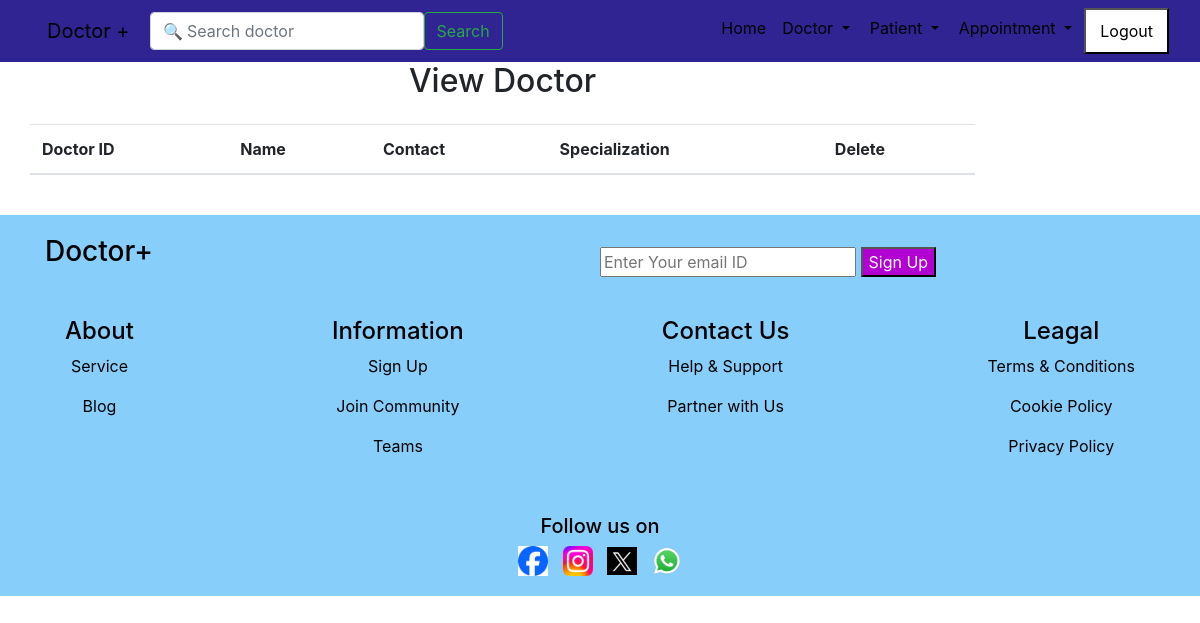
The app's page /view_doctor/ (signed in), older data.
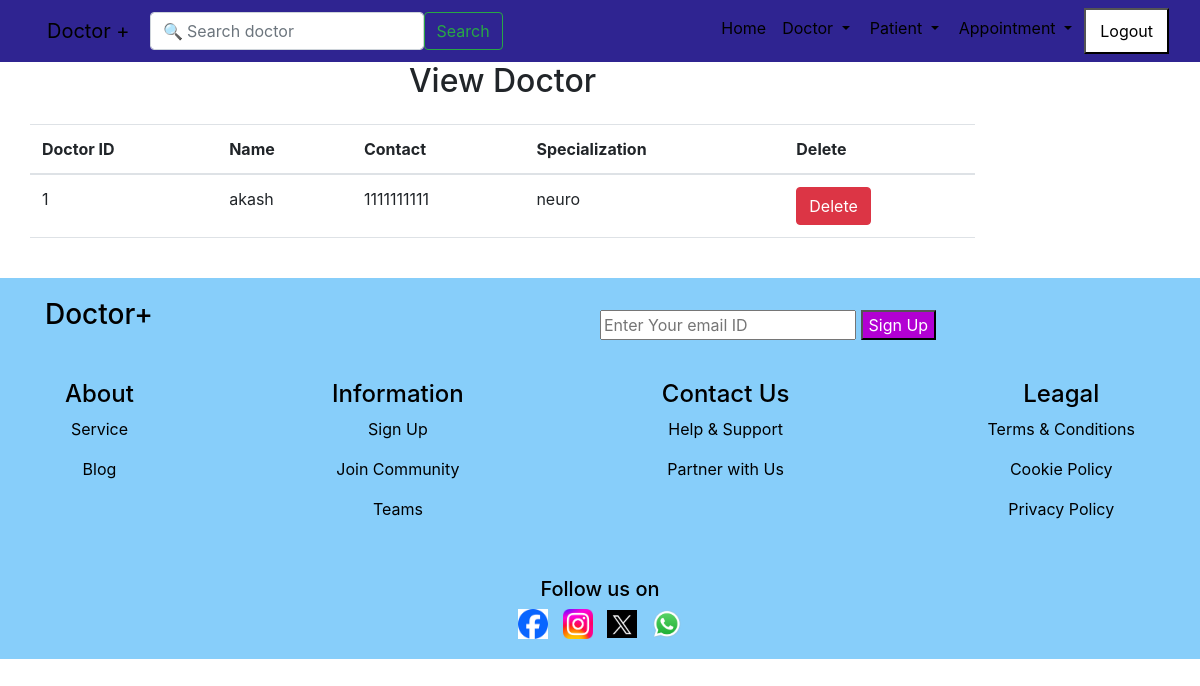
The same page, newer data.
### management/models.py (models this page shows, shortened)
class Doctor(models.Model):
    name = models.CharField(max_length=50)
    mobile = models.IntegerField()
    special = models.CharField(max_length=50)

### management/views.py (the view)
# urls.py: path('view_doctor/', View_Doctor, name='view_doctor'),
def View_Doctor(request):
    if not request.user.is_staff:
        return redirect('login')
    doc = Doctor.objects.all()
    d = {'doc': doc}
    return render(request,'view_doctor.html', d)

### management/templates/view_doctor.html (shortened to what this page needs)
{% extends 'homebase.html' %}
{% load static %}
{% block body %}
<div class="container-fluid center-content">
  <div class="col-md-10">
    <h2 class="text-center mb-4">View Doctor</h2>
    <table class="table table-hover" id="example" style="width: 100%;">
      <thead>
        <tr>
          <th>Doctor ID</th>
          <th>Name</th>
          <th>Contact</th>
          <th>Specialization</th>
          <th>Delete</th>
        </tr>
      </thead>
      <tbody>
        {% for i in doc %}
        <tr>
          <td>{{i.id}}</td>
          <td>{{i.name}}</td>
          <td>{{i.mobile}}</td>
          <td>{{i.special}}</td>
          <td><a href="{% url 'delete_doctor' i.id %}" onclick="return confirm('Are you sure you want to delete?')" class="btn btn-danger">Delete</a></td>
        </tr>
        {% endfor %}
      </tbody>
    </table>
  </div>
</div>
{% endblock %}

### management/templates/homebase.html (shortened to what this page needs)
<!doctype html>
<html lang="en">
  <head>
  </head>
  <body>
    {% include "navbar.html" %}
     {% block body %}
     {% endblock %}   <br>
    {% include "footer.html" %}
  </body>
</html>

### management/templates/navbar.html (shortened to what this page needs)
<!DOCTYPE html>
<html lang="ar">
  <head>
    {% load static %}
    <link rel="stylesheet" href="https://cdn.jsdelivr.net/npm/bootstrap@5.3.0/dist/css/bootstrap.rtl.min.css">
    <link rel="stylesheet" type="text/css" href="{% static 'management/css/mystyle.css' %}">
     <link rel="stylesheet" href="https://cdn.datatables.net/2.0.2/css/dataTables.dataTables.css">
     <link rel="stylesheet" href="https://cdn.datatables.net/buttons/3.0.1/css/buttons.dataTables.css">
  </head>
  <body>
    <nav class="navbar navbar-expand-lg sticky-top navbar-light bg-purple">
      <div class="container-fluid">
        <a class="navbar-brand" href="#">Doctor +</a>
        <form method="get" action="/search" class="d-flex" role="search">
          <input
            class="form-control me-2 ml-1"
            type="search"
            placeholder="&#128269; Search doctor"
            aria-label="Search"
            name="search"
            id="search"
          />
          <button class="btn btn-outline-success" type="submit">Search</button>
        </form>
        <div class="collapse navbar-collapse" id="navbarSupportedContent">
          <ul class="navbar-nav me-auto mb-2 mb-lg-0">
          {% if request.user.is_staff %}
            <li class="nav-item active">
                    <a class="nav-link" href="{% url 'home' %}">  Home <span class="sr-only">(current)</span></a>
            </li>
            <li class="nav-item dropdown">
              <a class="nav-link dropdown-toggle" data-bs-toggle="dropdown" href="#">Doctor </a>
            </li>
            <li class="nav-item dropdown">
                <a class="nav-link dropdown-toggle" data-toggle="dropdown" href="#"> Patient </a>
            </li>
            <li class="nav-item dropdown">
                <a class="nav-link dropdown-toggle" data-toggle="dropdown" href="#"> Appointment </a>
            </li>
            <button type="button"   style="background-color: white;">
                 <a class="nav-link" href="{% url 'logout' %}">Logout</a>
            </button>
          {% endif %}
        </div>
      </div>
    </nav>
  </body>
</html>

### management/templates/footer.html (shortened to what this page needs)
<!doctype html>
<html lang="en">
  <head>
    <link rel="stylesheet" href="https://cdn.jsdelivr.net/npm/bootstrap@4.6.2/dist/css/bootstrap.min.css">
    <link rel="stylesheet" href="https://cdnjs.cloudflare.com/ajax/libs/font-awesome/5.15.4/css/all.min.css">
  </head>
  <footer>
{% load static %}
 <div class="container">
    <div class="right-side">
          <h3>Doctor+</h3>
    </div>
    <div class="left-side">
      <input type="email" placeholder="Enter Your email ID">
      <button>Sign Up</button>
    </div>
      <div class="center">
        <div class="footer-links">
          <h4>About</h4>
          <p>Service</p>
          <p>Blog</p>
        </div>
        <div class="footer-links">
          <h4>Information</h4>
          <p>Sign Up</p>
          <p>Join Community</p>
          <p>Teams</p>
        </div>
        <div class="footer-links">
          <h4>Contact Us</h4>
          <p>Help & Support</p>
          <p>Partner with Us</p>
        </div>
        <div class="footer-links">
          <h4>Leagal</h4>
          <p>Terms & Conditions</p>
          <p>Cookie Policy</p>
          <p>Privacy Policy</p>
        </div>
      </div>
 </div>
 <div class="social-icons ">
          <h5> Follow us on </h5>
    <img src="{% static 'management/image/facebook.jpg' %}" alt="Facebook">
    <img src="{% static 'management/image/instagram.jpg' %}" alt="Instagram">
    <img src="{% static 'management/image/X.jpg' %}" alt="Twitter">
    <img src="{% static 'management/image/WhatsApp.jpg' %}" alt="WhatsApp">
 </div>
</footer>
</html>

### management/static/management/css/mystyle.css (style rules this page uses)
.nav-link { color: black !important; }
.navbar-brand { color: black !important; }
.navbar { background-color: rgb(47,36,145) !important; }

### management/templates/footer.html (style rules this page uses)
footer { background-color: LightSkyBlue; padding: 20px 0; }
.container { display: flex; flex-wrap: wrap; justify-content: space-between; align-items: flex-start; flex-direction: row; color: black; }
.left-side { flex: 1; align-self: flex-end; }
.left-side button { background-color: rgb(178, 0, 211); color: white; }
.right-side { flex: 1; align-self: flex-start; }
.center { display: flex; justify-content: space-between; flex-wrap: wrap; width: 100%; }
.footer-links { text-align: center; margin: 20px; padding: 20px 0; }
.social-icons { align-self: flex-end; text-align: center; color: black; }
.social-icons img { width: 30px; margin: 0 5px; }

Row changes from the older to the newer data that the page shows:
added Doctor: id "1", name "akash", mobile "1111111111", special "neuro"
